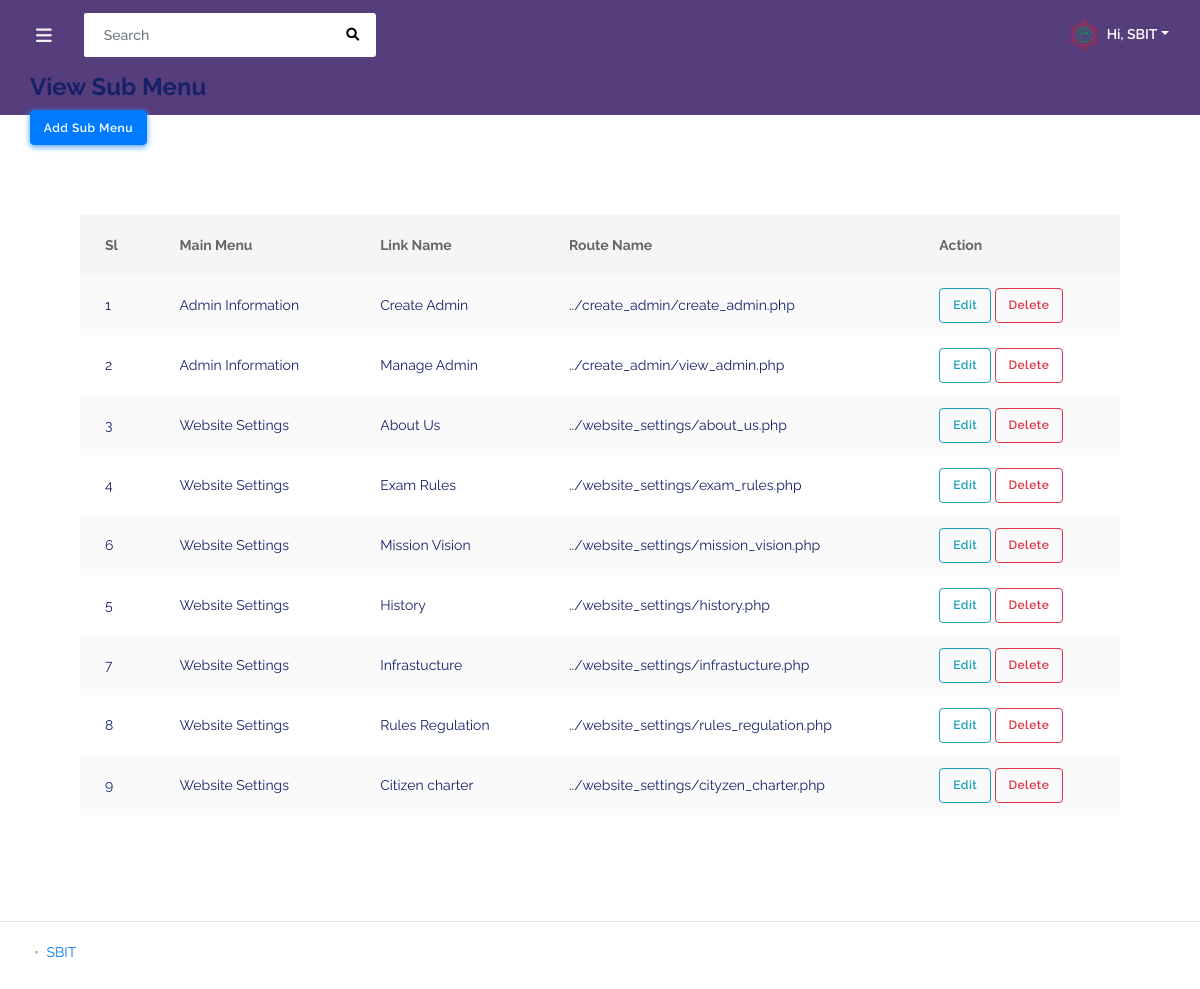
The page /backend/admin/sub_menu/view_sub_menu.php (signed in) on the database as committed earlier.
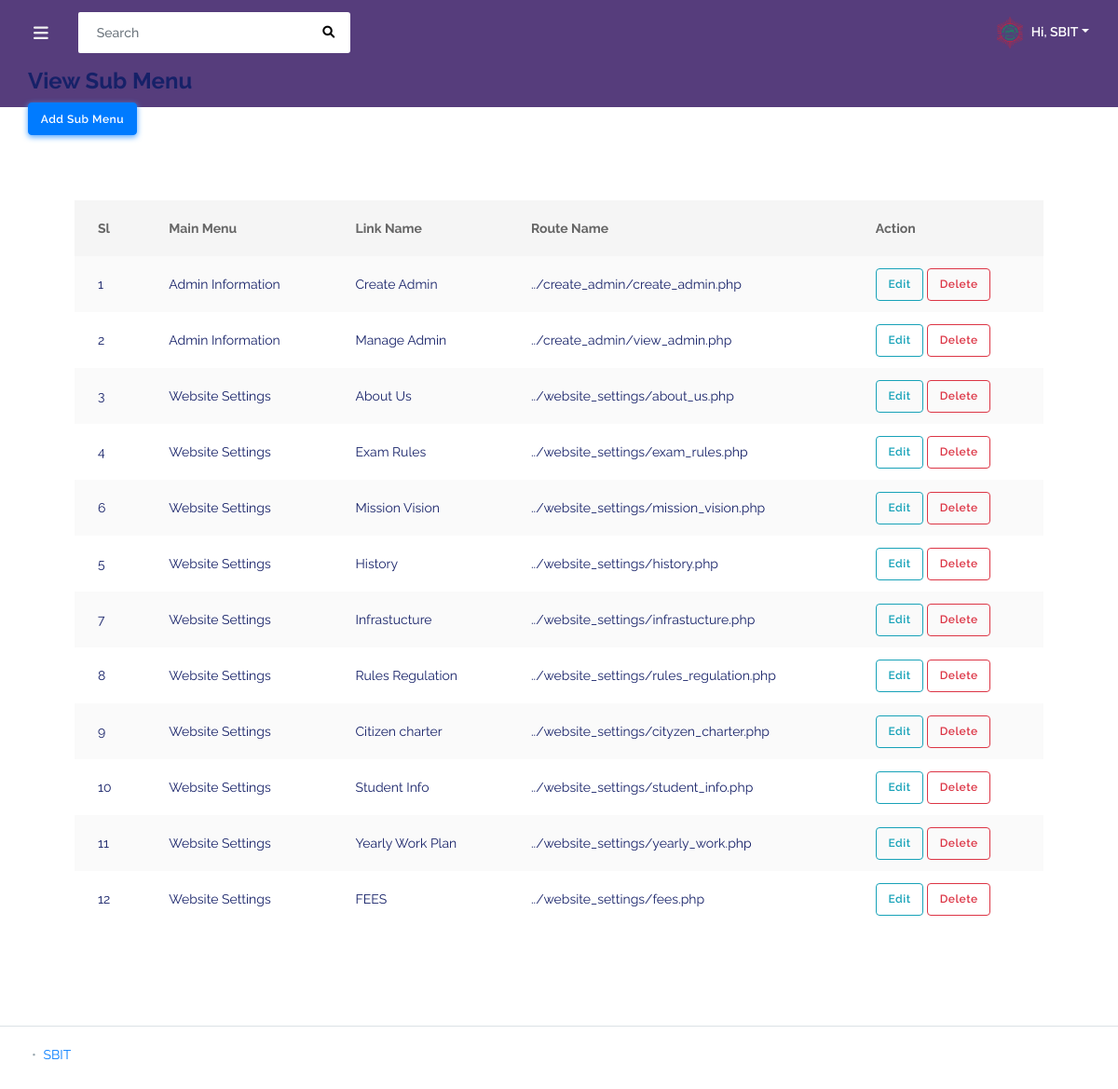
The same page on the database as committed later.
### tables this page shows
CREATE TABLE `sub_menu` (
  `id` int(100) NOT NULL,
  `sl` int(100) DEFAULT NULL,
  `main_menu` int(100) DEFAULT NULL,
  `link_name` varchar(255) DEFAULT NULL,
  `route_name` varchar(255) DEFAULT NULL,
  `status` int(10) DEFAULT NULL
);

CREATE TABLE `main_menu` (
  `id` int(100) NOT NULL,
  `sl` int(100) DEFAULT NULL,
  `main_menu_name` varchar(255) DEFAULT NULL,
  `icon` varchar(255) DEFAULT NULL,
  `status` int(10) DEFAULT NULL
);

### database/connection.php (called while the page is built, shortened)
<?php
class database
{
  public $hostadress="localhost";
  public $username="root";
  public $password="";
  public $database="dynamicschool_database";
  private function database()
  {
    $this->link=new mysqli($this->hostadress,$this->username,$this->password,$this->database);
  }
}
?>

### backend/admin/sub_menu/view_sub_menu.php (the view, shortened to what this page needs)
<?php
include('../layouts/header.php');
?>
        <div class="main-content">
            <section class="section">
                <div class="form-header">
                    <h4>View Sub Menu</h4>
                </div>
                <div class="links">
                    <a href="add_sub_menu.php" class="btn btn-info">Add Sub Menu</a>
                </div>
                <div class="form-section">
                    <table class="table table-striped v_center" id="table-2">
                        <thead>
                            <tr>
                                <th>Sl</th>
                                <th>Main Menu</th>
                                <th>Link Name</th>
                                <th>Route Name</th>
                                <th>Action</th>
                            </tr>
                        </thead>
                        <tbody>
                            <?php
                            $sql = $db->link->query("SELECT sub_menu.*,main_menu.main_menu_name FROM `sub_menu`INNER JOIN `main_menu` ON sub_menu.main_menu=main_menu.id");
                            if($sql)
                            {
                                while ($showdata = $sql->fetch_assoc())
                                {
                                ?>
                                <tr>
                                    <td><?php echo $showdata['sl']; ?></td>
                                    <td><?php echo $showdata['main_menu_name']; ?></td>
                                    <td><?php echo $showdata['link_name']; ?></td>
                                    <td><?php echo $showdata['route_name']; ?></td>
                                    <td>
                                       <a href="edit_sub_menu.php?id=<?php echo $showdata['id']; ?>" class="btn btn-outline-info">Edit</a>
                                       <a href="delete_sub_menu.php?id=<?php echo $showdata['id']; ?>" class="btn btn-outline-danger">Delete</a>
                                    </td>
                                </tr>
                                <?php
                                }
                            }
                            ?>
                        </tbody>
                    </table>
                </div>
            </section>
        </div>
<?php include('../layouts/footer.php'); ?>

### backend/admin/layouts/header.php (shortened to what this page needs)
<?php
include('../../../database/connection.php');
$db=new database();
?>
<!DOCTYPE html>
<html lang="en">
<head>
<link rel="stylesheet" href="../../assets/modules/datatables/datatables.min.css">
<link rel="stylesheet" href="../../assets/modules/datatables/DataTables-1.10.16/css/dataTables.bootstrap4.min.css">
<link rel="stylesheet" href="../../assets/modules/datatables/Select-1.2.4/css/select.bootstrap4.min.css">
<link rel="stylesheet" href="../../assets/modules/select2/dist/css/select2.min.css">
<link rel="stylesheet" href="../../assets/modules/bootstrap/css/bootstrap.min.css">
<link rel="stylesheet" href="../../assets/modules/fontawesome/css/all.min.css">
<link rel="stylesheet" href="../../assets/modules/jqvmap/dist/jqvmap.min.css">
<link rel="stylesheet" href="../../assets/modules/summernote/summernote-bs4.css">
<link rel="stylesheet" href="../../assets/modules/owlcarousel2/dist/assets/owl.carousel.min.css">
<link rel="stylesheet" href="../../assets/modules/owlcarousel2/dist/assets/owl.theme.default.min.css">
<link rel="stylesheet" href="../../assets/css/style.min.css">
<link rel="stylesheet" href="../../assets/css/components.min.css">
<link rel="stylesheet" href="https://cdnjs.cloudflare.com/ajax/libs/font-awesome/6.0.0-beta3/css/all.min.css">
<link rel="stylesheet" href="https://cdnjs.cloudflare.com/ajax/libs/font-awesome/6.0.0-beta3/css/brands.min.css">
<link rel="stylesheet" href="https://cdnjs.cloudflare.com/ajax/libs/font-awesome/6.0.0-beta3/css/fontawesome.min.css">
<link rel="stylesheet" href="https://cdnjs.cloudflare.com/ajax/libs/font-awesome/6.0.0-beta3/css/solid.min.css">
<link rel="stylesheet" href="//code.jquery.com/ui/1.13.0/themes/base/jquery-ui.css">
<link rel="stylesheet" href="../../assets/modules/izitoast/css/iziToast.min.css">
</head>
<body class="layout-4">
<div id="app">
    <div class="main-wrapper main-wrapper-1">
        <div class="navbar-bg"></div>
        <nav class="navbar navbar-expand-lg main-navbar">
            <form class="form-inline mr-auto">
                <ul class="navbar-nav mr-3">
                    <li><a href="#" data-toggle="sidebar" class="nav-link nav-link-lg"><i class="fas fa-bars"></i></a></li>
                </ul>
                <div class="search-element">
                    <input class="form-control" type="search" placeholder="Search" aria-label="Search" data-width="250">
                    <button class="btn" type="submit"><i class="fas fa-search"></i></button>
                </div>
            </form>
            <ul class="navbar-nav navbar-right">
                <li class="dropdown">
                    <a href="#" data-toggle="dropdown" class="nav-link dropdown-toggle nav-link-lg nav-link-user">
                    <img alt="image" src="../../asset/img/admin_image/<?php echo $_SESSION['image']; ?>" class="rounded-circle mr-1">
                    <div class="d-sm-none d-lg-inline-block">Hi, <?php echo $_SESSION['username']; ?></div></a>
                </li>
            </ul>
        </nav>

### backend/admin/layouts/footer.php (shortened to what this page needs)
        <footer class="main-footer">
            <div class="footer-left">
                 <div class="bullet"></div>  <a href="sbit.com.bd">SBIT</a>
            </div>
        </footer>
    </div>
</div>
</body>
</html>

Rows that differ between the two databases and show on the page:
added sub_menu: sl "10", main_menu.main_menu_name "Website Settings", link_name "Student Info", route_name "../website_settings/student_info.php"
added sub_menu: sl "11", main_menu.main_menu_name "Website Settings", link_name "Yearly Work Plan", route_name "../website_settings/yearly_work.php"
added sub_menu: sl "12", main_menu.main_menu_name "Website Settings", link_name "FEES", route_name "../website_settings/fees.php"
